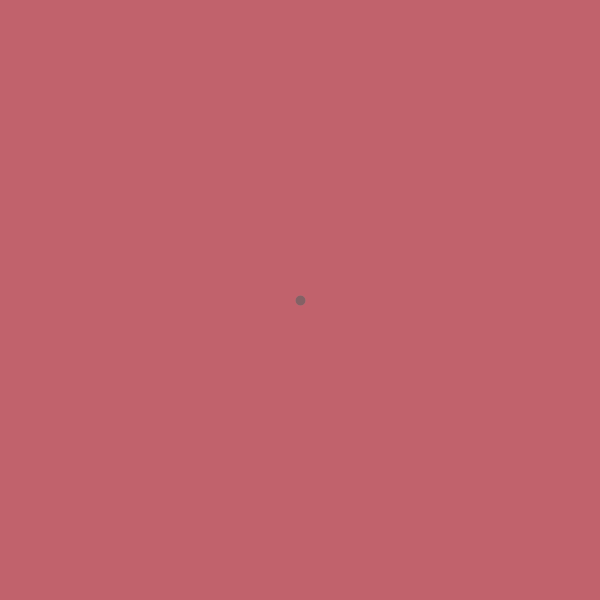
Frame 1 (no input)
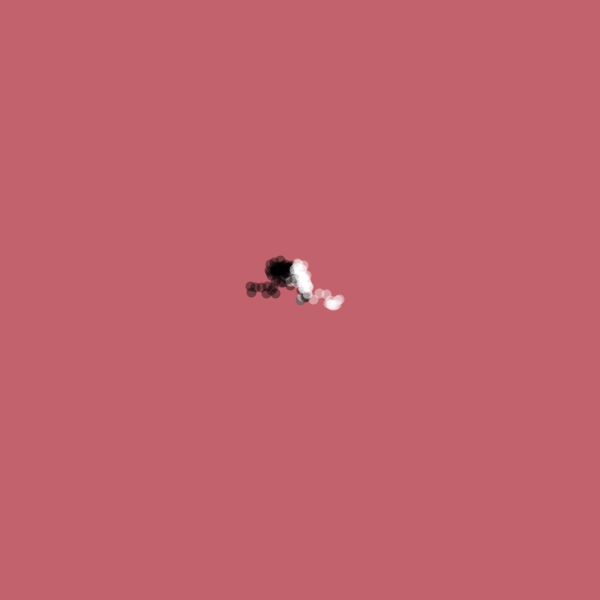
Frame 60 (the mouse pressed at the canvas centre just before this capture)
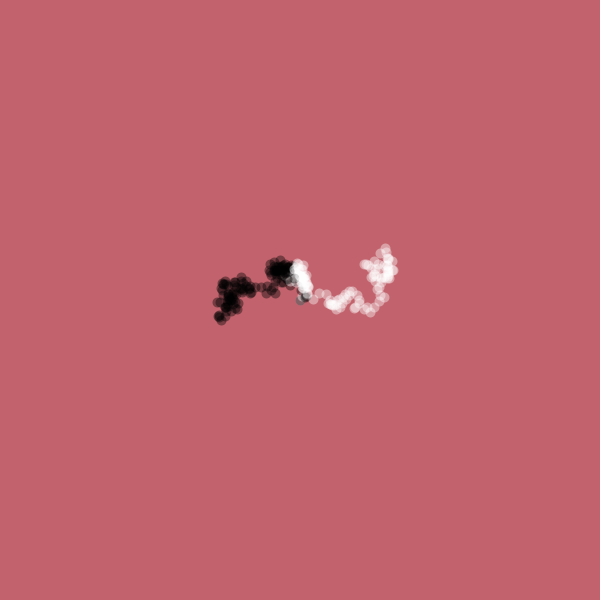
Frame 120 (the mouse held since frame 60 and released just before this capture)

The Processing sketch that drew these frames (run headless with seeded random() and noise(); from frame 60 on, the mouse is pressed at the canvas centre):

// Processing sketch: week3class2A
// ── week3class2A.pde
float x0,y0,x1,y1; // position of first point
float stepSizeX, stepSizeY;

void setup(){
 size(600,600); 
 
 x0 = x1 = width/2;
 y0 = y1 = height/2;
 stepSizeX = 7;
 stepSizeY = 7;
 background(193,98,108);
}


void draw(){
  //background(193,98,108);
  
  // draw point 0
  strokeWeight(10); // size of point
  stroke(255,100); // color of point
  point(x0,y0); // draw point!
  
  x0 = x0 + random(-stepSizeX, stepSizeX); // add a random step to the x direcction
  y0 = y0 + random(-stepSizeY, stepSizeY); // add a random step to the y direction
  
  
  if(x0 > width || x0 < 0){ // reset location if we go off the screen
   x0 = random(0, width);     
  }
  if(y0 > height || y0 < 0){ // reset location if we go off the screen
   y0 = random(0, height);     
  }
  
  // draw point 1
  strokeWeight(10); // size of point
  stroke(0,100); // color of point
  point(x1,y1); // draw point!
  
  x1 = x1 + random(-stepSizeY, stepSizeY); // add a random step to the x direcction
  y1 = y1 + random(-stepSizeX, stepSizeX); // add a random step to the y direction
  
  
  if(x1 > width || x1 < 0){ // reset location if we go off the screen
   x1 = random(0, width);     
  }
  if(y1 > height || y1 < 0){ // reset location if we go off the screen
   y1 = random(0, height);     
  }
  
}
